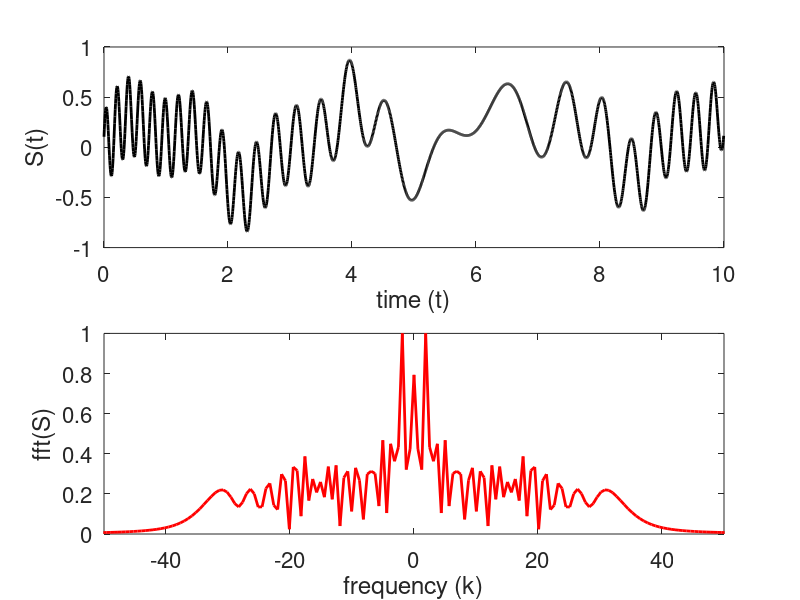
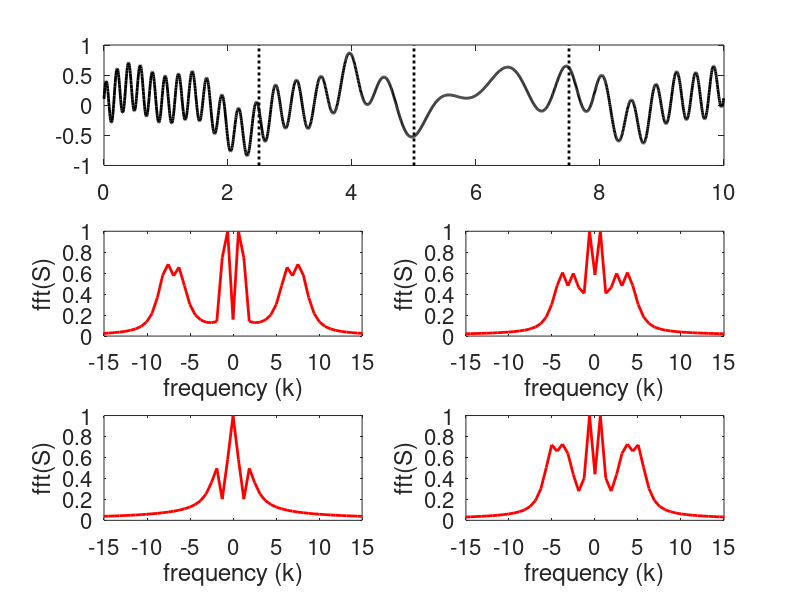
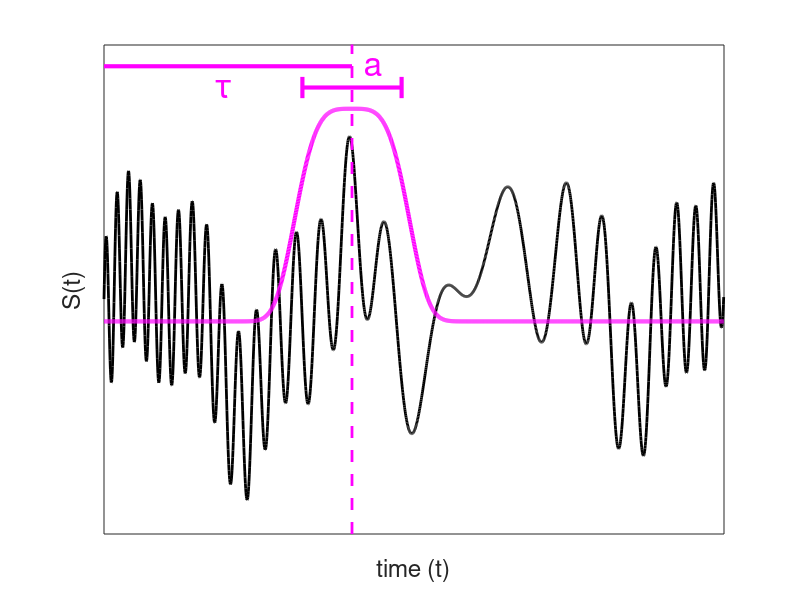
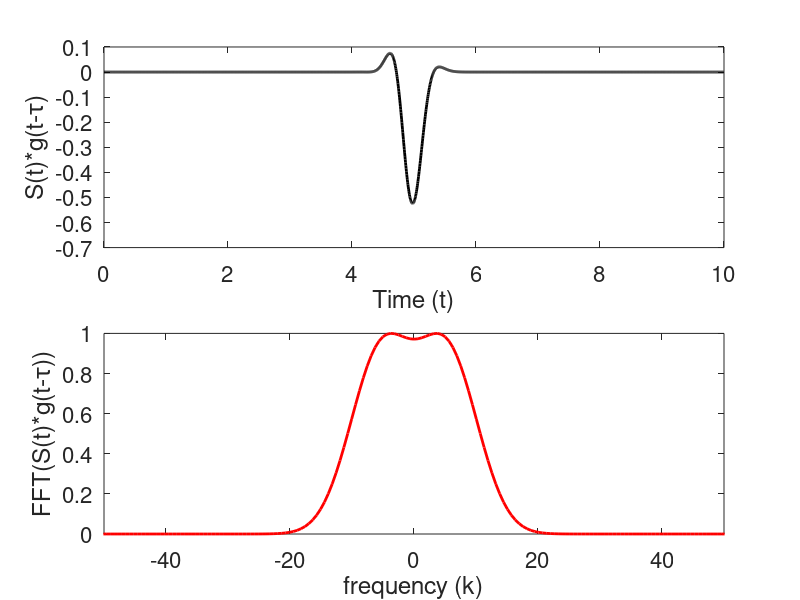

Reproduce these figures in MATLAB, in order.
%% Lecture 4 Code

% Clean workspace
clear all; close all; clc


%% Create a signal with high frequencies at the beginning and end, and low frequencies in the middle

L = 10; n = 2048;
t2 = linspace(0,L,n+1); t = t2(1:n);
k = (2*pi/L)*[0:n/2-1 -n/2:-1];
ks = fftshift(k);

% Create signal
S = (3*sin(2*t) + 0.5*tanh(0.5*(t-3)) + 0.2*exp(-(t-4).^2) ...
    + 1.5*sin(5*t) + 4*cos(3*(t-6).^2))/10 + (t/20).^3;
St = fft(S);

% Plot signal in both time and frequency domain
figure(1)
subplot(2,1,1) % time domain
plot(t,S,'k','Linewidth',2)
set(gca,'Fontsize',16); xlabel('time (t)'); ylabel('S(t)')

subplot(2,1,2) % frequency domain
plot(ks,abs(fftshift(St))/max(abs(St)),'r','Linewidth',2); axis([-50 50 0 1])
set(gca,'Fontsize',16)
xlabel('frequency (k)'), ylabel('fft(S)')

%% Breaking into subdomains

figure(2)
subplot(3,2,[1 2])
plot(t,S,'k','Linewidth',2)
hold on
for t_loc = [2.5,5,7.5]
    plot([t_loc t_loc],[-1,1],'k:','Linewidth',2)
end
set(gca,'Fontsize',16)

subplot(3,2,3)
k1 = (2*pi/L)*[0:n/8-1 -n/8:-1];
k1s = fftshift(k1);
S1 = S(1:n/4);
S1t = fft(S1);
plot(k1s,abs(fftshift(S1t))/max(abs(S1t)),'r','Linewidth',2); axis([-15 15 0 1])
set(gca,'Fontsize',16)
xlabel('frequency (k)'), ylabel('fft(S)')

subplot(3,2,4)
S2 = S(n/4+1:n/2);
S2t = fft(S2);
plot(k1s,abs(fftshift(S2t))/max(abs(S2t)),'r','Linewidth',2); axis([-15 15 0 1])
set(gca,'Fontsize',16)
xlabel('frequency (k)'), ylabel('fft(S)')

subplot(3,2,5)
S3 = S(n/2+1:3*n/4);
S3t = fft(S3);
plot(k1s,abs(fftshift(S3t))/max(abs(S3t)),'r','Linewidth',2); axis([-15 15 0 1])
set(gca,'Fontsize',16)
xlabel('frequency (k)'), ylabel('fft(S)')

subplot(3,2,6)
S4 = S(3*n/4+1:end);
S4t = fft(S4);
plot(k1s,abs(fftshift(S4t))/max(abs(S4t)),'r','Linewidth',2); axis([-15 15 0 1])
set(gca,'Fontsize',16)
xlabel('frequency (k)'), ylabel('fft(S)')

%% Picture of a filter

figure(3)
plot(t,S,'k','Linewidth',2)
hold on
filter = exp(-(t-4).^4);
plot(t,filter,'m','Linewidth',3);
plot([0 4],[1.2 1.2],'m','Linewidth',3)
plot([3.2 4.8],[1.1 1.1],'m','Linewidth',3)
plot([3.2 3.2],[1.05 1.15],'m','Linewidth',3)
plot([4.8 4.8],[1.05 1.15],'m','Linewidth',3)
plot([4 4],[-1 2],'--m','Linewidth',2)
text(1.8,1.1,'\tau','Fontsize',24,'Color','m')
text(4.2,1.2,'a','Fontsize',24,'Color','m')
set(gca,'Fontsize',16), xlabel('time (t)'), ylabel('S(t)')
xticks([]), yticks([])
axis([0 10 -1 1.3])

%% Exploring different window sizes

tau = 5; % centre of window
a = 10; % window size
g = exp(-a*(t-tau).^2); % Gaussian
Sf = g.*S;
Sft = fft(Sf);

figure(4)
subplot(2,1,1) % Time domain
plot(t,Sf,'k','Linewidth',2) 
set(gca,'Fontsize',16), xlabel('Time (t)'), ylabel('S(t)*g(t-\tau)')

subplot(2,1,2) % Fourier domain 
plot(ks,abs(fftshift(Sft))/max(abs(Sft)),'r','Linewidth',2); axis([-50 50 0 1])
set(gca,'Fontsize',16)
xlabel('frequency (k)'), ylabel('FFT(S(t)*g(t-\tau))')


